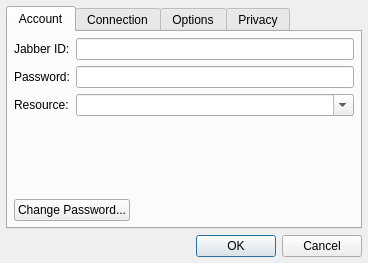
<ui version="4.0" >
 <class>EditAccountDialog</class>
 <widget class="QDialog" name="EditAccountDialog" >
  <property name="geometry" >
   <rect>
    <x>0</x>
    <y>0</y>
    <width>368</width>
    <height>263</height>
   </rect>
  </property>
  <property name="windowTitle" >
   <string>Edit Account</string>
  </property>
  <layout class="QVBoxLayout" name="verticalLayout" >
   <property name="margin" >
    <number>6</number>
   </property>
   <item>
    <widget class="QTabWidget" name="tabWidget" >
     <property name="currentIndex" >
      <number>0</number>
     </property>
     <widget class="QWidget" name="tab" >
      <attribute name="title" >
       <string>Account</string>
      </attribute>
      <layout class="QVBoxLayout" name="verticalLayout_2" >
       <property name="margin" >
        <number>6</number>
       </property>
       <item>
        <layout class="QFormLayout" name="formLayout" >
         <item row="0" column="0" >
          <widget class="QLabel" name="label" >
           <property name="text" >
            <string>Jabber ID:</string>
           </property>
          </widget>
         </item>
         <item row="0" column="1" >
          <widget class="QLineEdit" name="lineEdit" />
         </item>
         <item row="1" column="0" >
          <widget class="QLabel" name="label_2" >
           <property name="text" >
            <string>Password:</string>
           </property>
          </widget>
         </item>
         <item row="1" column="1" >
          <widget class="QLineEdit" name="lineEdit_2" >
           <property name="echoMode" >
            <enum>QLineEdit::Password</enum>
           </property>
          </widget>
         </item>
         <item row="2" column="0" >
          <widget class="QLabel" name="label_3" >
           <property name="text" >
            <string>Resource:</string>
           </property>
          </widget>
         </item>
         <item row="2" column="1" >
          <widget class="QComboBox" name="comboBox" >
           <property name="editable" >
            <bool>true</bool>
           </property>
          </widget>
         </item>
        </layout>
       </item>
       <item>
        <spacer name="verticalSpacer" >
         <property name="orientation" >
          <enum>Qt::Vertical</enum>
         </property>
         <property name="sizeHint" stdset="0" >
          <size>
           <width>20</width>
           <height>40</height>
          </size>
         </property>
        </spacer>
       </item>
       <item>
        <widget class="QWidget" native="1" name="widget" >
         <layout class="QHBoxLayout" name="horizontalLayout" >
          <property name="margin" >
           <number>0</number>
          </property>
          <item>
           <widget class="QPushButton" name="pushButton" >
            <property name="text" >
             <string>Change Password...</string>
            </property>
           </widget>
          </item>
          <item>
           <spacer name="horizontalSpacer" >
            <property name="orientation" >
             <enum>Qt::Horizontal</enum>
            </property>
            <property name="sizeHint" stdset="0" >
             <size>
              <width>40</width>
              <height>20</height>
             </size>
            </property>
           </spacer>
          </item>
         </layout>
        </widget>
       </item>
      </layout>
     </widget>
     <widget class="QWidget" name="tab_4" >
      <attribute name="title" >
       <string>Connection</string>
      </attribute>
      <layout class="QVBoxLayout" name="verticalLayout_3" >
       <property name="margin" >
        <number>6</number>
       </property>
       <item>
        <widget class="QLabel" name="label_5" >
         <property name="text" >
          <string>Synapse will attempt to automatically discover your connect server if you leave this field blank.</string>
         </property>
         <property name="wordWrap" >
          <bool>true</bool>
         </property>
        </widget>
       </item>
       <item>
        <layout class="QFormLayout" name="formLayout_2" >
         <item row="0" column="0" >
          <widget class="QLabel" name="label_4" >
           <property name="text" >
            <string>Connect Server:</string>
           </property>
          </widget>
         </item>
         <item row="0" column="1" >
          <widget class="QLineEdit" name="lineEdit_3" />
         </item>
         <item row="1" column="0" >
          <widget class="QLabel" name="label_6" >
           <property name="text" >
            <string>Port:</string>
           </property>
          </widget>
         </item>
         <item row="1" column="1" >
          <widget class="QSpinBox" name="spinBox" >
           <property name="maximum" >
            <number>9999999</number>
           </property>
           <property name="singleStep" >
            <number>1</number>
           </property>
           <property name="value" >
            <number>5222</number>
           </property>
          </widget>
         </item>
        </layout>
       </item>
       <item>
        <widget class="QLabel" name="label_7" >
         <property name="enabled" >
          <bool>false</bool>
         </property>
         <property name="text" >
          <string>Note that the server must support TLS encryption.</string>
         </property>
         <property name="alignment" >
          <set>Qt::AlignLeading|Qt::AlignLeft|Qt::AlignVCenter</set>
         </property>
        </widget>
       </item>
       <item>
        <spacer name="verticalSpacer_2" >
         <property name="orientation" >
          <enum>Qt::Vertical</enum>
         </property>
         <property name="sizeHint" stdset="0" >
          <size>
           <width>20</width>
           <height>170</height>
          </size>
         </property>
        </spacer>
       </item>
      </layout>
     </widget>
     <widget class="QWidget" name="tab_2" >
      <attribute name="title" >
       <string>Options</string>
      </attribute>
      <layout class="QVBoxLayout" name="verticalLayout_4" >
       <property name="margin" >
        <number>6</number>
       </property>
       <item>
        <widget class="QCheckBox" name="checkBox" >
         <property name="text" >
          <string>Connect Automatically</string>
         </property>
        </widget>
       </item>
       <item>
        <spacer name="verticalSpacer_3" >
         <property name="orientation" >
          <enum>Qt::Vertical</enum>
         </property>
         <property name="sizeHint" stdset="0" >
          <size>
           <width>20</width>
           <height>40</height>
          </size>
         </property>
        </spacer>
       </item>
      </layout>
     </widget>
     <widget class="QWidget" name="tab_3" >
      <attribute name="title" >
       <string>Privacy</string>
      </attribute>
     </widget>
    </widget>
   </item>
   <item>
    <widget class="QDialogButtonBox" name="buttonBox" >
     <property name="orientation" >
      <enum>Qt::Horizontal</enum>
     </property>
     <property name="standardButtons" >
      <set>QDialogButtonBox::Cancel|QDialogButtonBox::Ok</set>
     </property>
    </widget>
   </item>
  </layout>
  <zorder>buttonBox</zorder>
  <zorder>tabWidget</zorder>
 </widget>
 <resources/>
 <connections>
  <connection>
   <sender>buttonBox</sender>
   <signal>accepted()</signal>
   <receiver>EditAccountDialog</receiver>
   <slot>accept()</slot>
   <hints>
    <hint type="sourcelabel" >
     <x>221</x>
     <y>243</y>
    </hint>
    <hint type="destinationlabel" >
     <x>296</x>
     <y>-17</y>
    </hint>
   </hints>
  </connection>
  <connection>
   <sender>buttonBox</sender>
   <signal>rejected()</signal>
   <receiver>EditAccountDialog</receiver>
   <slot>reject()</slot>
   <hints>
    <hint type="sourcelabel" >
     <x>326</x>
     <y>232</y>
    </hint>
    <hint type="destinationlabel" >
     <x>367</x>
     <y>260</y>
    </hint>
   </hints>
  </connection>
 </connections>
</ui>
